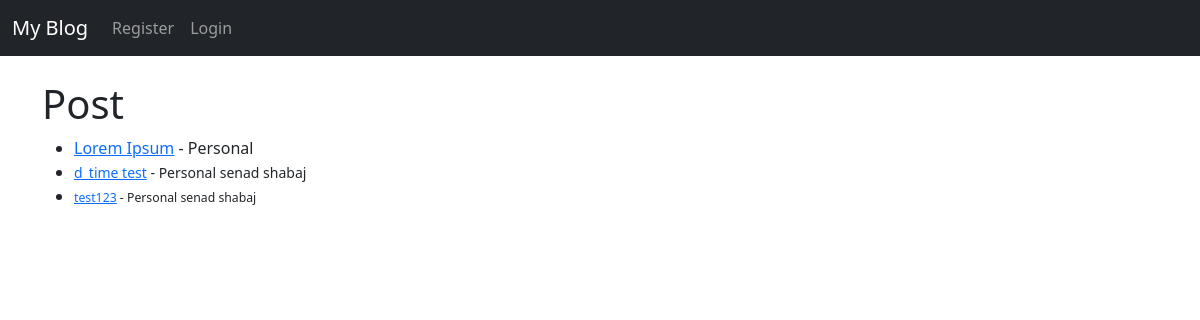
Before: / with the older database file.
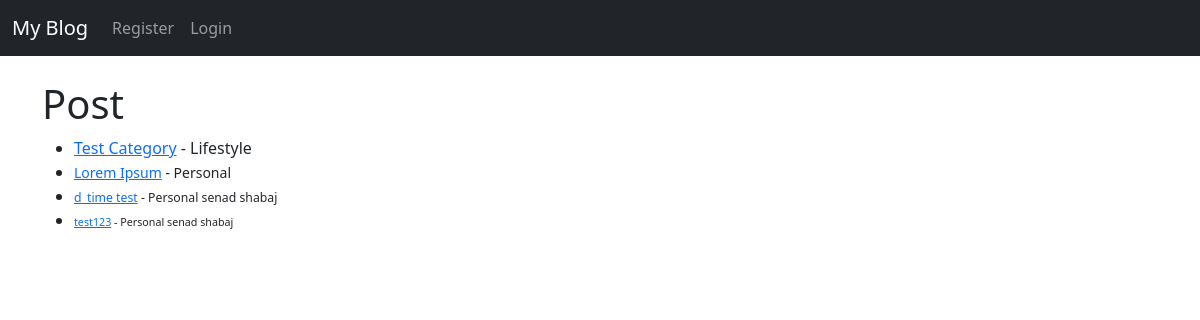
After: the same page with the newer database file.
### libpro/models.py (models this page shows, shortened)
class Post(models.Model):
    title = models.CharField(max_length=255)
    title_tag = models.CharField(max_length=255)
    author = models.ForeignKey(User, on_delete=models.CASCADE)
    body = models.TextField()
    post_date = models.DateTimeField(auto_now_add=True)
    category = models.CharField(max_length=255, default = 'Personal')

### libpro/views.py (the view)
# urls.py: path('', HomeView.as_view(), name = 'home'),
class HomeView(ListView):
    model = Post
    template_name = 'home.html'
    ordering = ['-post_date']

### libpro/templates/home.html (shortened to what this page needs)
{% extends 'base.html'%}
{% block content %}
<h1>Post</h1>
<ul>
{% for post in object_list %}
    <li><a href= "{% url 'post-details' post.pk  %}">{{ post.title }}</a> -
    {{ post.category }}
    {{ post.author.first_name }} {{ post.author.last_name }}
    <small>
{% endfor %}
</ul>
{% endblock %}

### libpro/templates/base.html (shortened to what this page needs)
<!doctype html>
<html lang="en">
  <head>
    <link href="https://cdn.jsdelivr.net/npm/bootstrap@5.0.2/dist/css/bootstrap.min.css" rel="stylesheet">
  </head>
  <body>
    <nav class="navbar navbar-expand-lg navbar-dark bg-dark">
  <div class="container-fluid">
    <a class="navbar-brand" href="{% url 'home' %}">My Blog</a>
    <div class="collapse navbar-collapse" id="navbarSupportedContent">
      <ul class="navbar-nav me-auto mb-2 mb-lg-0">
        {% if user.is_authenticated %}
          <li class="nav-item">
            <a class="nav-link" href={% url 'add_post' %}>Add Post</a>
          </li>
          <li class="nav-item">
            <a class="nav-link" href={% url 'add_category' %}>Add Category</a>
          </li>
          <li class="nav-item">
            <a class="nav-link" href={% url 'logout' %}>Logout</a>
          </li>
        {% else %}
          <li class="nav-item">
            <a class="nav-link" href={% url 'register' %}>Register</a>
          </li>
          <li class="nav-item">
            <a class="nav-link" href={% url 'login' %}>Login</a>
          </li>
        {% endif %}
      </ul>
    </div>
  </div>
</nav>
    <br/>
    <div class="container">
    {% block content %}
    {% endblock %}
    </div>
  </body>
</html>

Changed rows visible on the page:
added Post: title "Test Category", category "Lifestyle"
